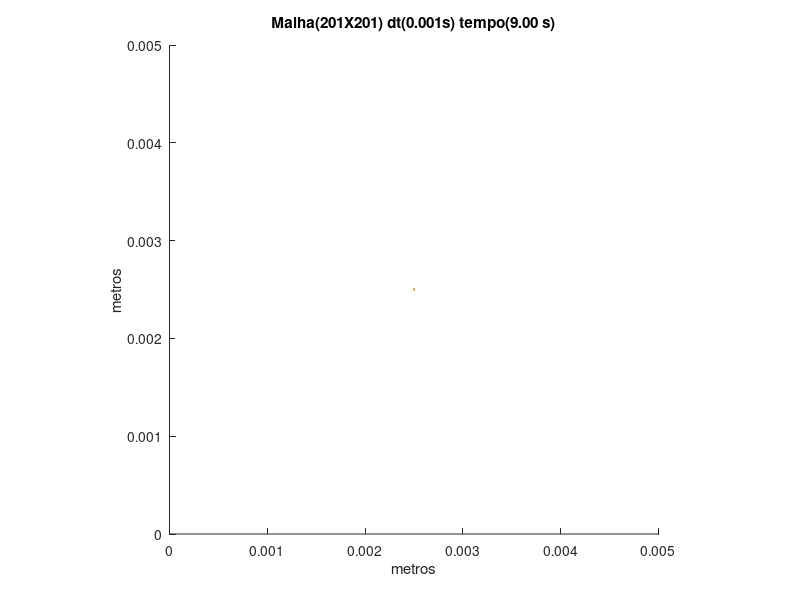

The MATLAB source for this figure:
set (gca,'PlotBoxAspectRatio',[1 1 1],'Xlim',[0,0.005],'Ylim',[0,0.005])
hold on
title('Malha(201X201) dt(0.001s) tempo(9.00 s)')
hold on
ylabel('metros')
hold on
xlabel('metros')
hold on

fill([0.00248756218905473 0.00248756218905473 0.00251243781094527 0.00251243781094527],[0.00248756218905473 0.00251243781094527 0.00251243781094527 0.00248756218905473],[0.8,0.7,0.4],'LineStyle','none')
